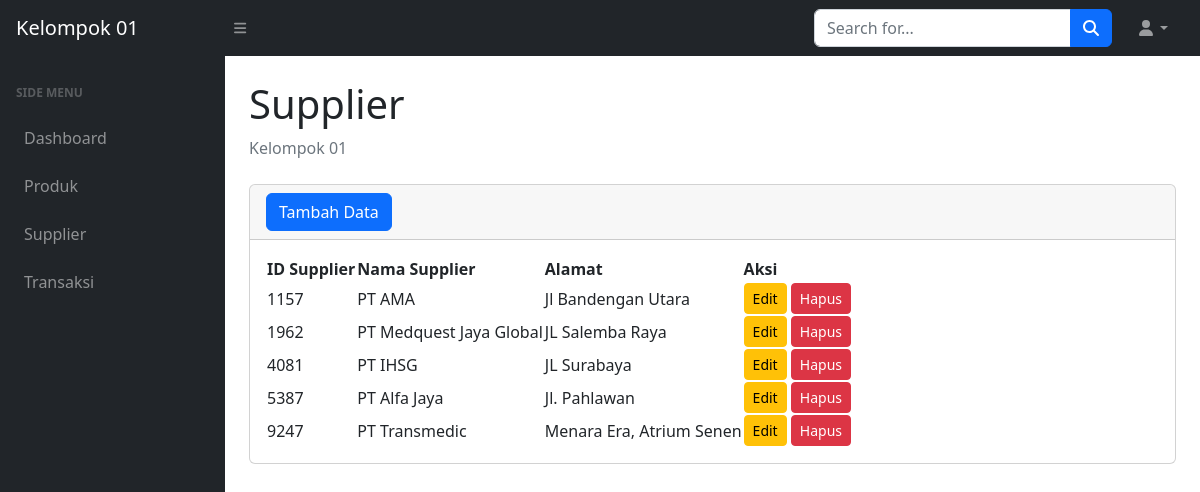
/supplier.php (signed in), run on the app's committed database.
### tables this page shows
CREATE TABLE `supplier` (
  `idsupplier` varchar(6) NOT NULL,
  `namasupplier` varchar(30) NOT NULL,
  `alamat` varchar(50) NOT NULL
);

### supplier.php (the view, shortened to what this page needs)
<?php
require 'function.php';
?>
<!DOCTYPE html>
<html lang="en">
    <head>
        <link href="https://cdn.jsdelivr.net/npm/simple-datatables@7.1.2/dist/style.min.css" rel="stylesheet" />
        <link href="css/styles.css" rel="stylesheet" />
    </head>
    <body class="sb-nav-fixed">
        <nav class="sb-topnav navbar navbar-expand navbar-dark bg-dark">
            <a class="navbar-brand ps-3" href="index.php">Kelompok 01</a>
            <button class="btn btn-link btn-sm order-1 order-lg-0 me-4 me-lg-0" id="sidebarToggle" href="#!"><i class="fas fa-bars"></i></button>
            <form class="d-none d-md-inline-block form-inline ms-auto me-0 me-md-3 my-2 my-md-0">
                <div class="input-group">
                    <input class="form-control" type="text" placeholder="Search for..." aria-label="Search for..." aria-describedby="btnNavbarSearch" />
                    <button class="btn btn-primary" id="btnNavbarSearch" type="button"><i class="fas fa-search"></i></button>
                </div>
            </form>
            <ul class="navbar-nav ms-auto ms-md-0 me-3 me-lg-4">
                <li class="nav-item dropdown">
                    <a class="nav-link dropdown-toggle" id="navbarDropdown" href="#" role="button" data-bs-toggle="dropdown" aria-expanded="false"><i class="fas fa-user fa-fw"></i></a>
                </li>
            </ul>
        </nav>
        <div id="layoutSidenav">
            <div id="layoutSidenav_nav">
                <nav class="sb-sidenav accordion sb-sidenav-dark" id="sidenavAccordion">
                    <div class="sb-sidenav-menu">
                        <div class="nav">
                            <div class="sb-sidenav-menu-heading">Side Menu</div>
                            <a class="nav-link" href="index.php">
                                Dashboard
                            </a>
                            <a class="nav-link" href="produk.php">
                                Produk
                            </a>
                            <a class="nav-link" href="supplier.php">
                                Supplier
                            </a>
                            <a class="nav-link" href="transaksi.php">
                                Transaksi
                            </a>
                        </div>
                    </div>
                </nav>
            </div>
            <div id="layoutSidenav_content">
                <main>
                    <div class="container-fluid px-4">
                        <h1 class="mt-4">Supplier</h1>
                        <ol class="breadcrumb mb-4">
                            <li class="breadcrumb-item active">Kelompok 01</li>
                        </ol>
                        <div class="card mb-4">
                            <div class="card-header">
                                <button type="button" class="btn btn-primary" data-bs-toggle="modal" data-bs-target="#myModal">
                                Tambah Data
                                </button>
                            </div>
                            <div class="card-body">
                                <div class="table-responsive">
                                    <table id="datatablesSimple">
                                        <thead>
                                            <tr>
                                                <th>ID Supplier</th>
                                                <th>Nama Supplier</th>
                                                <th>Alamat</th>
                                                <th>Aksi</th>
                                            </tr>
                                        </thead>
                                        <tbody>
                                            <?php
                                            $ambilsemuadatasupplier = mysqli_query($conn,"select * from supplier");
                                            while($data=mysqli_fetch_array($ambilsemuadatasupplier)){
                                                $idsupplier = $data['idsupplier'];
                                                $namasupplier = $data['namasupplier'];
                                                $alamat = $data['alamat'];
                                            ?>
                                            <tr>
                                                <td><?=$idsupplier;?></td>
                                                <td><?=$namasupplier;?></td>
                                                <td><?=$alamat;?></td>
                                                <td>
                                                    <button type="button" class="btn btn-warning btn-sm" data-bs-toggle="modal" data-bs-target="#editModal<?= $idsupplier; ?>">Edit</button>
                                                    <button type="button" class="btn btn-danger btn-sm" data-bs-toggle="modal" data-bs-target="#deleteModal<?= $idsupplier; ?>">Hapus</button>
                                                </td>
                                            </tr>
                                            <?php
                                            };
                                            ?>
                                        </tbody>
                                    </table>
                                </div>
                            </div>
                        </div>
                    </div>
                </main>
            </div>
        </div>
    </body>
</html>

### data on the page
supplier: idsupplier "1157", namasupplier "PT AMA", alamat "Jl Bandengan Utara"
supplier: idsupplier "1962", namasupplier "PT Medquest Jaya Global", alamat "JL Salemba Raya"
supplier: idsupplier "4081", namasupplier "PT IHSG", alamat "JL Surabaya"
supplier: idsupplier "5387", namasupplier "PT Alfa Jaya", alamat "Jl. Pahlawan"
supplier: idsupplier "9247", namasupplier "PT Transmedic", alamat "Menara Era, Atrium Senen"
